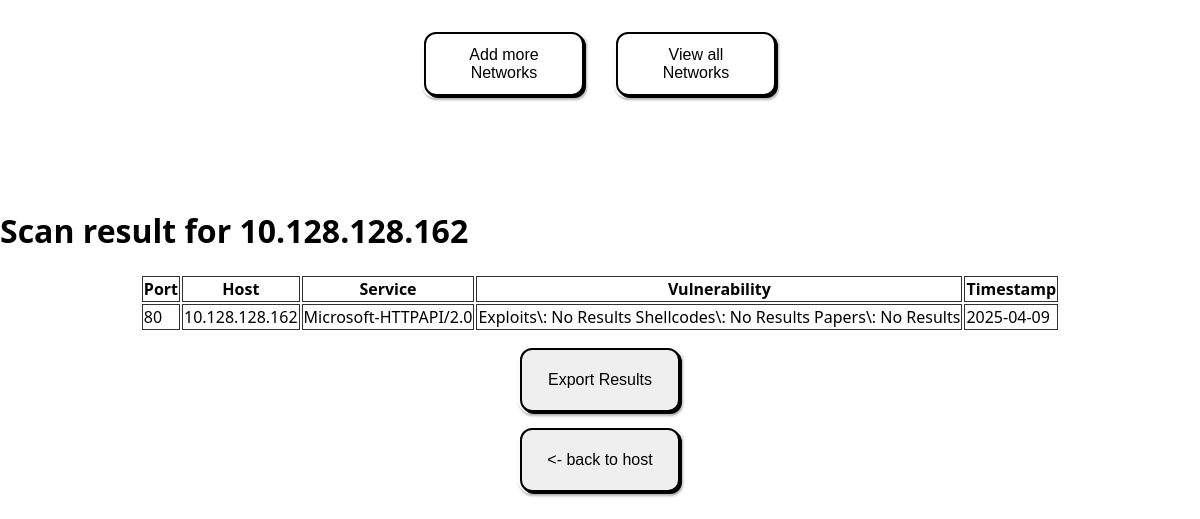
Screenshot of /results/2 with the database file from the repository.
### app/models/host.py (models this page shows)
class Host(db.Model):
    __tablename__ = 'hosts'
    id = db.Column(db.Integer, primary_key=True, nullable=False, index=True)
    ip = db.Column(db.String, nullable=False)
    network_id = db.Column(db.Integer, db.ForeignKey("networks.id"),
                           nullable=False)
    network = db.relationship('Network', back_populates='hosts')
    ports = db.relationship('Port', back_populates='host',
                            cascade='all, delete-orphan')

### app/models/port.py (models this page shows)
class Port(db.Model):
    __tablename__ = 'ports'
    id = db.Column(db.Integer, primary_key=True, nullable=False)
    port = db.Column(db.Integer, nullable=False)
    service = db.Column(db.String)
    vulnerabilities = db.Column(db.String)
    last_found = db.Column(db.Date)
    host_id = db.Column(db.Integer, db.ForeignKey("hosts.id"), nullable=False)
    host = db.relationship('Host', back_populates='ports')

### app/routes/host_routes.py (the view)
@host_blueprint.route('/results/<id>')
def get_results_of_host(id):
    id_as_str = validate(id)
    id_as_int:int = 0
    try:
        id_as_int = int(id_as_str)
    except ValueError:
        return 'invalid id', 400
    host = get_host_by_id(id_as_int)
    if not host:
        return 'Host not found', 404
    return render_template('results.html', css='', js='', host=host)

### app/repositories/host_repository.py (called while the page is built)
def get_host_by_id(id):
    host = Host.query.filter(Host.id == id).first()
    return host

### app/utils.py (called while the page is built)
def validate(text: str):
    output: str = text # make a local instance for changes
    for character in ('"<>|\\&(){}[];:' + "'"):
        if character in output:
            output = output.replace(character, '\\' + character) # escape characters
    return output

### app/templates/results.html (shortened to what this page needs)
{% extends 'base.html' %}
{% block head %}
<link rel="stylesheet" href="{{ url_for('static', filename='css/results.css') }}">
{% endblock %}
{% block body %}
    <h1>Scan result for {{host.ip}}</h1>
<div class="center">
<table>
    <tr>
        <th>Port</th>
        <th>Host</th>
        <th>Service</th>
        <th>Vulnerability</th>
        <th>Timestamp</th>
    </tr>
    {% for port in host.ports %}
        <tr>
            <td> {{port.port}} </td>
            <td> {{host.ip}} </td>
            <td> {{port.service}} </td>
            <td>
            {% if port.vulnerabilities|length > 100 %}
                Too long to display
            {% else %}
                 {{ port.vulnerabilities }}
            {% endif %}
            </td>
            <td> {{port.last_found}} </td>
        </tr>
{% endfor %}
</table>
</div>
    <div class="center">
        <button onclick="download_results()">Export Results</button>
    </div>
    <div class="center">
        <button onclick="history.back()"><- back to host</button>
    </div>
{% endblock %}

### app/static/css/styles.css (style rules this page uses)
body { font-family: 'Segoe UI', sans-serif; margin: 0px; }
button { padding: 10px 20px; font-size: 16px; border: 2px solid black; border-radius: 12px; color: black; font-family: sans-serif; box-shadow: 2px 2px 0 black, 0 0 0 2px white; filter: drop-shadow(1px 2px 1px rgba(0, 0, 0, 0.3)); cursor: pointer; transition: transform 0.1s ease; width: 10em; height: 4em; }
.center { width: 100%; height: 100%; display:flex; justify-content: center; }

### app/static/css/results.css (style rules this page uses)
th, td { border: 1px solid #333; }
button { margin-top: 2vh; }

### rows the page displays
Host: ip "10.128.128.162"
Port: port "80", service "Microsoft-HTTPAPI/2.0", vulnerabilities "Exploits\\: No Results Shellcodes\\: No Results Papers\\: No Results", last_found "2025-04-09"
